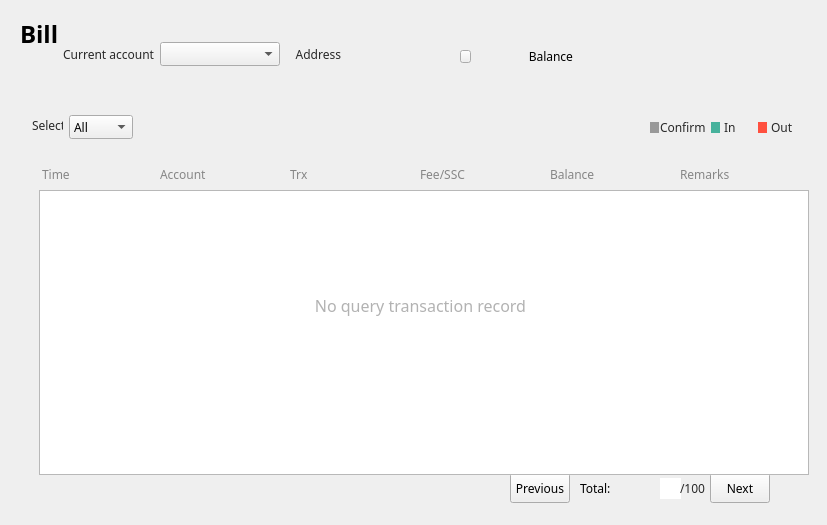
<?xml version="1.0" encoding="UTF-8"?>
<ui version="4.0">
 <class>AccountPage</class>
 <widget class="QWidget" name="AccountPage">
  <property name="geometry">
   <rect>
    <x>0</x>
    <y>0</y>
    <width>827</width>
    <height>525</height>
   </rect>
  </property>
  <property name="font">
   <font>
    <family>微软雅黑</family>
    <stylestrategy>PreferDefault</stylestrategy>
   </font>
  </property>
  <property name="windowTitle">
   <string>Form</string>
  </property>
  <property name="styleSheet">
   <string notr="true">QScrollBar{background-color: rgb(255, 255, 255);}</string>
  </property>
  <widget class="QLabel" name="addressLabel2">
   <property name="geometry">
    <rect>
     <x>290</x>
     <y>44</y>
     <width>51</width>
     <height>20</height>
    </rect>
   </property>
   <property name="font">
    <font>
     <family>微软雅黑</family>
    </font>
   </property>
   <property name="styleSheet">
    <string notr="true">color: rgb(40, 40, 40);
background:transparent;</string>
   </property>
   <property name="text">
    <string>Address</string>
   </property>
   <property name="alignment">
    <set>Qt::AlignRight|Qt::AlignTrailing|Qt::AlignVCenter</set>
   </property>
  </widget>
  <widget class="QLabel" name="addressLabel">
   <property name="geometry">
    <rect>
     <x>349</x>
     <y>46</y>
     <width>111</width>
     <height>16</height>
    </rect>
   </property>
   <property name="font">
    <font>
     <family>微软雅黑</family>
     <underline>false</underline>
    </font>
   </property>
   <property name="styleSheet">
    <string notr="true">background:transparent;</string>
   </property>
   <property name="text">
    <string/>
   </property>
   <property name="scaledContents">
    <bool>true</bool>
   </property>
   <property name="textInteractionFlags">
    <set>Qt::NoTextInteraction</set>
   </property>
  </widget>
  <widget class="QToolButton" name="copyBtn">
   <property name="geometry">
    <rect>
     <x>460</x>
     <y>50</y>
     <width>11</width>
     <height>13</height>
    </rect>
   </property>
   <property name="font">
    <font>
     <family>微软雅黑</family>
    </font>
   </property>
   <property name="cursor">
    <cursorShape>PointingHandCursor</cursorShape>
   </property>
   <property name="focusPolicy">
    <enum>Qt::NoFocus</enum>
   </property>
   <property name="text">
    <string/>
   </property>
  </widget>
  <widget class="QComboBox" name="accountComboBox">
   <property name="geometry">
    <rect>
     <x>160</x>
     <y>42</y>
     <width>120</width>
     <height>24</height>
    </rect>
   </property>
   <property name="font">
    <font>
     <family>微软雅黑</family>
     <weight>50</weight>
     <bold>false</bold>
    </font>
   </property>
   <property name="focusPolicy">
    <enum>Qt::NoFocus</enum>
   </property>
  </widget>
  <widget class="QLabel" name="label_10">
   <property name="geometry">
    <rect>
     <x>20</x>
     <y>18</y>
     <width>70</width>
     <height>31</height>
    </rect>
   </property>
   <property name="font">
    <font>
     <family>微软雅黑</family>
     <pointsize>18</pointsize>
     <weight>75</weight>
     <bold>true</bold>
    </font>
   </property>
   <property name="styleSheet">
    <string notr="true">background:transparent;</string>
   </property>
   <property name="text">
    <string>Bill</string>
   </property>
  </widget>
  <widget class="QLabel" name="label">
   <property name="geometry">
    <rect>
     <x>53</x>
     <y>42</y>
     <width>101</width>
     <height>24</height>
    </rect>
   </property>
   <property name="font">
    <font>
     <family>微软雅黑</family>
    </font>
   </property>
   <property name="styleSheet">
    <string notr="true">color: rgb(40, 40, 40);
background:transparent;</string>
   </property>
   <property name="text">
    <string>Current account</string>
   </property>
   <property name="alignment">
    <set>Qt::AlignRight|Qt::AlignTrailing|Qt::AlignVCenter</set>
   </property>
  </widget>
  <widget class="QLabel" name="label_2">
   <property name="geometry">
    <rect>
     <x>32</x>
     <y>117</y>
     <width>31</width>
     <height>16</height>
    </rect>
   </property>
   <property name="font">
    <font>
     <family>微软雅黑</family>
    </font>
   </property>
   <property name="styleSheet">
    <string notr="true">color: rgb(40, 40, 40);</string>
   </property>
   <property name="text">
    <string>Select</string>
   </property>
  </widget>
  <widget class="QComboBox" name="transactionTypeComboBox">
   <property name="geometry">
    <rect>
     <x>69</x>
     <y>115</y>
     <width>64</width>
     <height>24</height>
    </rect>
   </property>
   <property name="font">
    <font>
     <family>微软雅黑</family>
    </font>
   </property>
   <property name="focusPolicy">
    <enum>Qt::NoFocus</enum>
   </property>
   <property name="currentText">
    <string>All</string>
   </property>
   <item>
    <property name="text">
     <string>All</string>
    </property>
   </item>
   <item>
    <property name="text">
     <string>In</string>
    </property>
   </item>
   <item>
    <property name="text">
     <string>Out</string>
    </property>
   </item>
  </widget>
  <widget class="QLabel" name="identityLabel">
   <property name="geometry">
    <rect>
     <x>294</x>
     <y>37</y>
     <width>16</width>
     <height>16</height>
    </rect>
   </property>
   <property name="font">
    <font>
     <family>微软雅黑</family>
    </font>
   </property>
   <property name="styleSheet">
    <string notr="true">background:transparent;</string>
   </property>
   <property name="text">
    <string/>
   </property>
   <property name="alignment">
    <set>Qt::AlignRight|Qt::AlignTrailing|Qt::AlignVCenter</set>
   </property>
  </widget>
  <widget class="QLabel" name="label_3">
   <property name="geometry">
    <rect>
     <x>650</x>
     <y>122</y>
     <width>9</width>
     <height>11</height>
    </rect>
   </property>
   <property name="font">
    <font>
     <family>微软雅黑</family>
    </font>
   </property>
   <property name="styleSheet">
    <string notr="true">background-color: rgb(153, 153, 153);</string>
   </property>
   <property name="text">
    <string/>
   </property>
  </widget>
  <widget class="QLabel" name="label_4">
   <property name="geometry">
    <rect>
     <x>711</x>
     <y>122</y>
     <width>9</width>
     <height>11</height>
    </rect>
   </property>
   <property name="font">
    <font>
     <family>微软雅黑</family>
    </font>
   </property>
   <property name="styleSheet">
    <string notr="true">background-color: rgb(71, 178, 156);</string>
   </property>
   <property name="text">
    <string/>
   </property>
  </widget>
  <widget class="QLabel" name="label_5">
   <property name="geometry">
    <rect>
     <x>758</x>
     <y>122</y>
     <width>9</width>
     <height>11</height>
    </rect>
   </property>
   <property name="font">
    <font>
     <family>微软雅黑</family>
    </font>
   </property>
   <property name="styleSheet">
    <string notr="true">background-color: rgb(255, 80, 63);</string>
   </property>
   <property name="text">
    <string/>
   </property>
  </widget>
  <widget class="QLabel" name="label_6">
   <property name="geometry">
    <rect>
     <x>660</x>
     <y>119</y>
     <width>45</width>
     <height>16</height>
    </rect>
   </property>
   <property name="font">
    <font>
     <family>微软雅黑</family>
    </font>
   </property>
   <property name="styleSheet">
    <string notr="true">color: rgb(40, 40, 40);</string>
   </property>
   <property name="text">
    <string>Confirm</string>
   </property>
  </widget>
  <widget class="QLabel" name="label_7">
   <property name="geometry">
    <rect>
     <x>724</x>
     <y>119</y>
     <width>31</width>
     <height>16</height>
    </rect>
   </property>
   <property name="font">
    <font>
     <family>微软雅黑</family>
    </font>
   </property>
   <property name="styleSheet">
    <string notr="true">color: rgb(40, 40, 40);</string>
   </property>
   <property name="text">
    <string>In</string>
   </property>
  </widget>
  <widget class="QLabel" name="label_8">
   <property name="geometry">
    <rect>
     <x>771</x>
     <y>119</y>
     <width>31</width>
     <height>16</height>
    </rect>
   </property>
   <property name="font">
    <font>
     <family>微软雅黑</family>
    </font>
   </property>
   <property name="styleSheet">
    <string notr="true">color: rgb(40, 40, 40);</string>
   </property>
   <property name="text">
    <string>Out</string>
   </property>
  </widget>
  <widget class="QLabel" name="label_9">
   <property name="geometry">
    <rect>
     <x>42</x>
     <y>159</y>
     <width>101</width>
     <height>30</height>
    </rect>
   </property>
   <property name="font">
    <font>
     <family>微软雅黑</family>
    </font>
   </property>
   <property name="styleSheet">
    <string notr="true">color: rgb(134, 134, 134);</string>
   </property>
   <property name="text">
    <string>Time</string>
   </property>
  </widget>
  <widget class="QLabel" name="label_11">
   <property name="geometry">
    <rect>
     <x>160</x>
     <y>159</y>
     <width>121</width>
     <height>30</height>
    </rect>
   </property>
   <property name="font">
    <font>
     <family>微软雅黑</family>
    </font>
   </property>
   <property name="styleSheet">
    <string notr="true">color: rgb(134, 134, 134);</string>
   </property>
   <property name="text">
    <string>Account</string>
   </property>
  </widget>
  <widget class="QLabel" name="label_12">
   <property name="geometry">
    <rect>
     <x>290</x>
     <y>159</y>
     <width>121</width>
     <height>30</height>
    </rect>
   </property>
   <property name="font">
    <font>
     <family>微软雅黑</family>
    </font>
   </property>
   <property name="styleSheet">
    <string notr="true">color: rgb(134, 134, 134);</string>
   </property>
   <property name="text">
    <string>Trx</string>
   </property>
  </widget>
  <widget class="QLabel" name="label_13">
   <property name="geometry">
    <rect>
     <x>420</x>
     <y>159</y>
     <width>111</width>
     <height>30</height>
    </rect>
   </property>
   <property name="font">
    <font>
     <family>微软雅黑</family>
    </font>
   </property>
   <property name="styleSheet">
    <string notr="true">color: rgb(134, 134, 134);</string>
   </property>
   <property name="text">
    <string>Fee/SSC</string>
   </property>
  </widget>
  <widget class="QLabel" name="label_14">
   <property name="geometry">
    <rect>
     <x>550</x>
     <y>159</y>
     <width>111</width>
     <height>30</height>
    </rect>
   </property>
   <property name="font">
    <font>
     <family>微软雅黑</family>
    </font>
   </property>
   <property name="styleSheet">
    <string notr="true">color: rgb(134, 134, 134);</string>
   </property>
   <property name="text">
    <string>Balance</string>
   </property>
  </widget>
  <widget class="QLabel" name="label_15">
   <property name="geometry">
    <rect>
     <x>680</x>
     <y>159</y>
     <width>111</width>
     <height>30</height>
    </rect>
   </property>
   <property name="font">
    <font>
     <family>微软雅黑</family>
    </font>
   </property>
   <property name="styleSheet">
    <string notr="true">color: rgb(134, 134, 134);</string>
   </property>
   <property name="text">
    <string>Remarks</string>
   </property>
  </widget>
  <widget class="QLabel" name="label_16">
   <property name="geometry">
    <rect>
     <x>519</x>
     <y>44</y>
     <width>54</width>
     <height>24</height>
    </rect>
   </property>
   <property name="font">
    <font>
     <family>微软雅黑</family>
    </font>
   </property>
   <property name="text">
    <string>Balance</string>
   </property>
   <property name="alignment">
    <set>Qt::AlignRight|Qt::AlignTrailing|Qt::AlignVCenter</set>
   </property>
  </widget>
  <widget class="QLabel" name="balanceLabel">
   <property name="geometry">
    <rect>
     <x>580</x>
     <y>40</y>
     <width>271</width>
     <height>30</height>
    </rect>
   </property>
   <property name="font">
    <font>
     <family>微软雅黑</family>
     <pointsize>14</pointsize>
    </font>
   </property>
   <property name="styleSheet">
    <string notr="true">background:transparent;</string>
   </property>
   <property name="text">
    <string/>
   </property>
   <property name="alignment">
    <set>Qt::AlignLeading|Qt::AlignLeft|Qt::AlignVCenter</set>
   </property>
  </widget>
  <widget class="QToolButton" name="nextPageBtn">
   <property name="geometry">
    <rect>
     <x>710</x>
     <y>473</y>
     <width>60</width>
     <height>30</height>
    </rect>
   </property>
   <property name="font">
    <font>
     <family>微软雅黑</family>
    </font>
   </property>
   <property name="cursor">
    <cursorShape>PointingHandCursor</cursorShape>
   </property>
   <property name="focusPolicy">
    <enum>Qt::NoFocus</enum>
   </property>
   <property name="styleSheet">
    <string notr="true"/>
   </property>
   <property name="text">
    <string>Next</string>
   </property>
  </widget>
  <widget class="QLineEdit" name="pageLineEdit">
   <property name="geometry">
    <rect>
     <x>660</x>
     <y>478</y>
     <width>21</width>
     <height>21</height>
    </rect>
   </property>
   <property name="font">
    <font>
     <family>微软雅黑</family>
     <weight>50</weight>
     <bold>false</bold>
    </font>
   </property>
   <property name="cursor">
    <cursorShape>IBeamCursor</cursorShape>
   </property>
   <property name="styleSheet">
    <string notr="true">color: #282828;</string>
   </property>
   <property name="frame">
    <bool>false</bool>
   </property>
   <property name="alignment">
    <set>Qt::AlignCenter</set>
   </property>
  </widget>
  <widget class="QLabel" name="numberLabel">
   <property name="geometry">
    <rect>
     <x>580</x>
     <y>473</y>
     <width>61</width>
     <height>30</height>
    </rect>
   </property>
   <property name="font">
    <font>
     <family>微软雅黑</family>
    </font>
   </property>
   <property name="text">
    <string>Total:</string>
   </property>
  </widget>
  <widget class="QLabel" name="pageLabel">
   <property name="geometry">
    <rect>
     <x>680</x>
     <y>473</y>
     <width>31</width>
     <height>30</height>
    </rect>
   </property>
   <property name="font">
    <font>
     <family>微软雅黑</family>
    </font>
   </property>
   <property name="styleSheet">
    <string notr="true">color: #282828;</string>
   </property>
   <property name="text">
    <string>/100</string>
   </property>
   <property name="alignment">
    <set>Qt::AlignLeading|Qt::AlignLeft|Qt::AlignVCenter</set>
   </property>
  </widget>
  <widget class="QToolButton" name="prePageBtn">
   <property name="geometry">
    <rect>
     <x>510</x>
     <y>473</y>
     <width>60</width>
     <height>30</height>
    </rect>
   </property>
   <property name="font">
    <font>
     <family>微软雅黑</family>
    </font>
   </property>
   <property name="cursor">
    <cursorShape>PointingHandCursor</cursorShape>
   </property>
   <property name="focusPolicy">
    <enum>Qt::NoFocus</enum>
   </property>
   <property name="styleSheet">
    <string notr="true"/>
   </property>
   <property name="text">
    <string>Previous</string>
   </property>
  </widget>
  <widget class="QTableWidget" name="accountTransactionsTableWidget">
   <property name="geometry">
    <rect>
     <x>39</x>
     <y>190</y>
     <width>770</width>
     <height>285</height>
    </rect>
   </property>
   <property name="styleSheet">
    <string notr="true"/>
   </property>
   <property name="verticalScrollBarPolicy">
    <enum>Qt::ScrollBarAsNeeded</enum>
   </property>
   <property name="horizontalScrollBarPolicy">
    <enum>Qt::ScrollBarAlwaysOff</enum>
   </property>
   <property name="sizeAdjustPolicy">
    <enum>QAbstractScrollArea::AdjustToContents</enum>
   </property>
   <property name="autoScroll">
    <bool>true</bool>
   </property>
   <property name="editTriggers">
    <set>QAbstractItemView::NoEditTriggers</set>
   </property>
   <property name="tabKeyNavigation">
    <bool>true</bool>
   </property>
   <property name="showDropIndicator" stdset="0">
    <bool>true</bool>
   </property>
   <property name="dragDropOverwriteMode">
    <bool>true</bool>
   </property>
   <property name="showGrid">
    <bool>true</bool>
   </property>
   <property name="columnCount">
    <number>6</number>
   </property>
   <attribute name="horizontalHeaderVisible">
    <bool>false</bool>
   </attribute>
   <attribute name="horizontalHeaderCascadingSectionResizes">
    <bool>false</bool>
   </attribute>
   <attribute name="horizontalHeaderHighlightSections">
    <bool>false</bool>
   </attribute>
   <attribute name="verticalHeaderVisible">
    <bool>false</bool>
   </attribute>
   <attribute name="verticalHeaderCascadingSectionResizes">
    <bool>false</bool>
   </attribute>
   <attribute name="verticalHeaderHighlightSections">
    <bool>false</bool>
   </attribute>
   <column>
    <property name="text">
     <string>时间</string>
    </property>
    <property name="font">
     <font>
      <family>微软雅黑</family>
     </font>
    </property>
    <property name="textAlignment">
     <set>AlignLeading|AlignVCenter</set>
    </property>
   </column>
   <column>
    <property name="text">
     <string>对方账户</string>
    </property>
    <property name="font">
     <font>
      <family>微软雅黑</family>
     </font>
    </property>
    <property name="textAlignment">
     <set>AlignLeading|AlignVCenter</set>
    </property>
   </column>
   <column>
    <property name="text">
     <string>交易金额/GOP</string>
    </property>
    <property name="font">
     <font>
      <family>微软雅黑</family>
     </font>
    </property>
    <property name="textAlignment">
     <set>AlignLeading|AlignVCenter</set>
    </property>
   </column>
   <column>
    <property name="text">
     <string>手续费/GOP</string>
    </property>
    <property name="font">
     <font>
      <family>微软雅黑</family>
     </font>
    </property>
    <property name="textAlignment">
     <set>AlignLeading|AlignVCenter</set>
    </property>
   </column>
   <column>
    <property name="text">
     <string>账户余额/GOP</string>
    </property>
    <property name="font">
     <font>
      <family>微软雅黑</family>
      <weight>50</weight>
      <bold>false</bold>
     </font>
    </property>
    <property name="textAlignment">
     <set>AlignLeading|AlignVCenter</set>
    </property>
   </column>
   <column>
    <property name="text">
     <string>备注</string>
    </property>
    <property name="font">
     <font>
      <family>微软雅黑</family>
     </font>
    </property>
    <property name="textAlignment">
     <set>AlignLeading|AlignVCenter</set>
    </property>
   </column>
  </widget>
  <widget class="QLabel" name="initLabel">
   <property name="geometry">
    <rect>
     <x>220</x>
     <y>280</y>
     <width>401</width>
     <height>51</height>
    </rect>
   </property>
   <property name="font">
    <font>
     <family>微软雅黑</family>
     <pointsize>12</pointsize>
    </font>
   </property>
   <property name="styleSheet">
    <string notr="true">color: rgb(178, 178, 178);</string>
   </property>
   <property name="text">
    <string>No query transaction record</string>
   </property>
   <property name="alignment">
    <set>Qt::AlignCenter</set>
   </property>
  </widget>
 </widget>
 <resources/>
 <connections/>
</ui>
